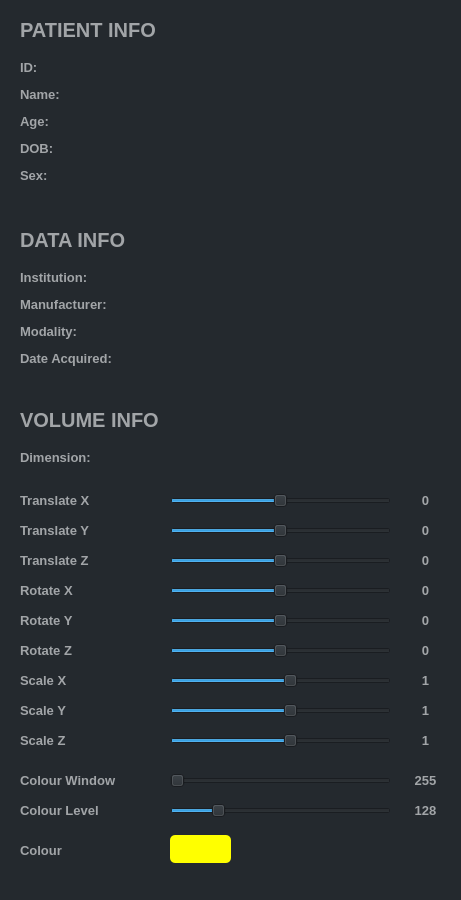
   <widget class="QFrame" name="details_frame">
    <property name="geometry">
     <rect>
      <x>10</x>
      <y>60</y>
      <width>461</width>
      <height>900</height>
     </rect>
    </property>
    <property name="styleSheet">
     <string notr="true">background-color: rgb(36, 41, 46);
border-radius:5px;
</string>
    </property>
    <property name="frameShape">
     <enum>QFrame::StyledPanel</enum>
    </property>
    <property name="frameShadow">
     <enum>QFrame::Raised</enum>
    </property>
    <widget class="QSlider" name="cw_slider">
     <property name="geometry">
      <rect>
       <x>170</x>
       <y>770</y>
       <width>221</width>
       <height>22</height>
      </rect>
     </property>
     <property name="minimum">
      <number>0</number>
     </property>
     <property name="maximum">
      <number>400</number>
     </property>
     <property name="singleStep">
      <number>1</number>
     </property>
     <property name="pageStep">
      <number>1</number>
     </property>
     <property name="orientation">
      <enum>Qt::Horizontal</enum>
     </property>
    </widget>
    <widget class="QLabel" name="cw_name">
     <property name="geometry">
      <rect>
       <x>20</x>
       <y>770</y>
       <width>151</width>
       <height>20</height>
      </rect>
     </property>
     <property name="font">
      <font>
       <family>MS UI Gothic</family>
       <pointsize>10</pointsize>
       <weight>75</weight>
       <bold>true</bold>
      </font>
     </property>
     <property name="styleSheet">
      <string notr="true">background-color: rgba(255, 255, 255, 0);
color: #a2a5a8;</string>
     </property>
     <property name="text">
      <string>Colour Window</string>
     </property>
    </widget>
    <widget class="QLabel" name="cw_display">
     <property name="geometry">
      <rect>
       <x>410</x>
       <y>770</y>
       <width>31</width>
       <height>20</height>
      </rect>
     </property>
     <property name="font">
      <font>
       <family>MS UI Gothic</family>
       <pointsize>10</pointsize>
       <weight>75</weight>
       <bold>true</bold>
      </font>
     </property>
     <property name="styleSheet">
      <string notr="true">background-color: rgba(255, 255, 255, 0);
color: #a2a5a8;</string>
     </property>
     <property name="text">
      <string>255</string>
     </property>
     <property name="alignment">
      <set>Qt::AlignCenter</set>
     </property>
    </widget>
    <widget class="QLabel" name="cl_name">
     <property name="geometry">
      <rect>
       <x>20</x>
       <y>800</y>
       <width>151</width>
       <height>20</height>
      </rect>
     </property>
     <property name="font">
      <font>
       <family>MS UI Gothic</family>
       <pointsize>10</pointsize>
       <weight>75</weight>
       <bold>true</bold>
      </font>
     </property>
     <property name="styleSheet">
      <string notr="true">background-color: rgba(255, 255, 255, 0);
color: #a2a5a8;</string>
     </property>
     <property name="text">
      <string>Colour Level</string>
     </property>
    </widget>
    <widget class="QSlider" name="cl_slider">
     <property name="geometry">
      <rect>
       <x>170</x>
       <y>800</y>
       <width>221</width>
       <height>22</height>
      </rect>
     </property>
     <property name="minimum">
      <number>-100</number>
     </property>
     <property name="maximum">
      <number>400</number>
     </property>
     <property name="singleStep">
      <number>1</number>
     </property>
     <property name="pageStep">
      <number>1</number>
     </property>
     <property name="orientation">
      <enum>Qt::Horizontal</enum>
     </property>
    </widget>
    <widget class="QLabel" name="cl_display">
     <property name="geometry">
      <rect>
       <x>410</x>
       <y>800</y>
       <width>31</width>
       <height>20</height>
      </rect>
     </property>
     <property name="font">
      <font>
       <family>MS UI Gothic</family>
       <pointsize>10</pointsize>
       <weight>75</weight>
       <bold>true</bold>
      </font>
     </property>
     <property name="styleSheet">
      <string notr="true">background-color: rgba(255, 255, 255, 0);
color: #a2a5a8;</string>
     </property>
     <property name="text">
      <string>128</string>
     </property>
     <property name="alignment">
      <set>Qt::AlignCenter</set>
     </property>
    </widget>
    <widget class="QLabel" name="patient_header">
     <property name="geometry">
      <rect>
       <x>20</x>
       <y>20</y>
       <width>181</width>
       <height>20</height>
      </rect>
     </property>
     <property name="font">
      <font>
       <family>MS UI Gothic</family>
       <pointsize>15</pointsize>
       <weight>75</weight>
       <bold>true</bold>
      </font>
     </property>
     <property name="styleSheet">
      <string notr="true">background-color: rgba(255, 255, 255, 0);
color: #a2a5a8;</string>
     </property>
     <property name="text">
      <string>PATIENT INFO</string>
     </property>
    </widget>
    <widget class="QLabel" name="patient_details_name">
     <property name="geometry">
      <rect>
       <x>20</x>
       <y>60</y>
       <width>81</width>
       <height>141</height>
      </rect>
     </property>
     <property name="font">
      <font>
       <family>MS UI Gothic</family>
       <pointsize>10</pointsize>
       <weight>75</weight>
       <bold>true</bold>
      </font>
     </property>
     <property name="styleSheet">
      <string notr="true">background-color: rgba(255, 255, 255, 0);
color: #a2a5a8;</string>
     </property>
     <property name="text">
      <string>&lt;html&gt;&lt;head/&gt;&lt;body&gt;&lt;p&gt;ID:&lt;/p&gt;&lt;p&gt;Name:&lt;/p&gt;&lt;p&gt;Age:&lt;/p&gt;&lt;p&gt;DOB:&lt;/p&gt;&lt;p&gt;Sex: &lt;/p&gt;&lt;/body&gt;&lt;/html&gt;</string>
     </property>
     <property name="alignment">
      <set>Qt::AlignLeading|Qt::AlignLeft|Qt::AlignTop</set>
     </property>
    </widget>
    <widget class="QLabel" name="patient_details">
     <property name="geometry">
      <rect>
       <x>170</x>
       <y>60</y>
       <width>280</width>
       <height>141</height>
      </rect>
     </property>
     <property name="font">
      <font>
       <family>MS UI Gothic</family>
       <pointsize>10</pointsize>
       <weight>75</weight>
       <bold>true</bold>
      </font>
     </property>
     <property name="styleSheet">
      <string notr="true">background-color: rgba(255, 255, 255, 0);
color: #a2a5a8;</string>
     </property>
     <property name="text">
      <string>&lt;html&gt;&lt;head/&gt;&lt;body&gt;&lt;p&gt;&lt;br/&gt;&lt;/p&gt;&lt;/body&gt;&lt;/html&gt;</string>
     </property>
     <property name="alignment">
      <set>Qt::AlignLeading|Qt::AlignLeft|Qt::AlignTop</set>
     </property>
    </widget>
    <widget class="QLabel" name="data_details">
     <property name="geometry">
      <rect>
       <x>170</x>
       <y>270</y>
       <width>280</width>
       <height>121</height>
      </rect>
     </property>
     <property name="font">
      <font>
       <family>MS UI Gothic</family>
       <pointsize>10</pointsize>
       <weight>75</weight>
       <bold>true</bold>
      </font>
     </property>
     <property name="styleSheet">
      <string notr="true">background-color: rgba(255, 255, 255, 0);
color: #a2a5a8;</string>
     </property>
     <property name="text">
      <string>&lt;html&gt;&lt;head/&gt;&lt;body&gt;&lt;p&gt;&lt;br/&gt;&lt;/p&gt;&lt;/body&gt;&lt;/html&gt;</string>
     </property>
     <property name="alignment">
      <set>Qt::AlignLeading|Qt::AlignLeft|Qt::AlignTop</set>
     </property>
    </widget>
    <widget class="QLabel" name="data_details_name">
     <property name="geometry">
      <rect>
       <x>20</x>
       <y>270</y>
       <width>131</width>
       <height>121</height>
      </rect>
     </property>
     <property name="font">
      <font>
       <family>MS UI Gothic</family>
       <pointsize>10</pointsize>
       <weight>75</weight>
       <bold>true</bold>
      </font>
     </property>
     <property name="styleSheet">
      <string notr="true">background-color: rgba(255, 255, 255, 0);
color: #a2a5a8;</string>
     </property>
     <property name="text">
      <string>&lt;html&gt;&lt;head/&gt;&lt;body&gt;&lt;p&gt;Institution: &lt;/p&gt;&lt;p&gt;Manufacturer:&lt;/p&gt;&lt;p&gt;Modality: &lt;/p&gt;&lt;p&gt;Date Acquired: &lt;/p&gt;&lt;/body&gt;&lt;/html&gt;</string>
     </property>
     <property name="alignment">
      <set>Qt::AlignLeading|Qt::AlignLeft|Qt::AlignTop</set>
     </property>
    </widget>
    <widget class="QLabel" name="data_header">
     <property name="geometry">
      <rect>
       <x>20</x>
       <y>230</y>
       <width>181</width>
       <height>20</height>
      </rect>
     </property>
     <property name="font">
      <font>
       <family>MS UI Gothic</family>
       <pointsize>15</pointsize>
       <weight>75</weight>
       <bold>true</bold>
      </font>
     </property>
     <property name="styleSheet">
      <string notr="true">background-color: rgba(255, 255, 255, 0);
color: #a2a5a8;</string>
     </property>
     <property name="text">
      <string>DATA INFO</string>
     </property>
    </widget>
    <widget class="QLabel" name="volume_details">
     <property name="geometry">
      <rect>
       <x>170</x>
       <y>450</y>
       <width>280</width>
       <height>31</height>
      </rect>
     </property>
     <property name="font">
      <font>
       <family>MS UI Gothic</family>
       <pointsize>10</pointsize>
       <weight>75</weight>
       <bold>true</bold>
      </font>
     </property>
     <property name="styleSheet">
      <string notr="true">background-color: rgba(255, 255, 255, 0);
color: #a2a5a8;</string>
     </property>
     <property name="text">
      <string>&lt;html&gt;&lt;head/&gt;&lt;body&gt;&lt;p&gt;&lt;br/&gt;&lt;/p&gt;&lt;/body&gt;&lt;/html&gt;</string>
     </property>
     <property name="alignment">
      <set>Qt::AlignLeading|Qt::AlignLeft|Qt::AlignTop</set>
     </property>
    </widget>
    <widget class="QLabel" name="volume_details_name">
     <property name="geometry">
      <rect>
       <x>20</x>
       <y>450</y>
       <width>131</width>
       <height>31</height>
      </rect>
     </property>
     <property name="font">
      <font>
       <family>MS UI Gothic</family>
       <pointsize>10</pointsize>
       <weight>75</weight>
       <bold>true</bold>
      </font>
     </property>
     <property name="styleSheet">
      <string notr="true">background-color: rgba(255, 255, 255, 0);
color: #a2a5a8;</string>
     </property>
     <property name="text">
      <string>&lt;html&gt;&lt;head/&gt;&lt;body&gt;&lt;p&gt;Dimension: &lt;/p&gt;&lt;/body&gt;&lt;/html&gt;</string>
     </property>
     <property name="alignment">
      <set>Qt::AlignLeading|Qt::AlignLeft|Qt::AlignTop</set>
     </property>
    </widget>
    <widget class="QLabel" name="volume_header">
     <property name="geometry">
      <rect>
       <x>20</x>
       <y>410</y>
       <width>181</width>
       <height>20</height>
      </rect>
     </property>
     <property name="font">
      <font>
       <family>MS UI Gothic</family>
       <pointsize>15</pointsize>
       <weight>75</weight>
       <bold>true</bold>
      </font>
     </property>
     <property name="styleSheet">
      <string notr="true">background-color: rgba(255, 255, 255, 0);
color: #a2a5a8;</string>
     </property>
     <property name="text">
      <string>VOLUME INFO</string>
     </property>
    </widget>
    <widget class="QLabel" name="tx_name">
     <property name="geometry">
      <rect>
       <x>20</x>
       <y>490</y>
       <width>151</width>
       <height>20</height>
      </rect>
     </property>
     <property name="font">
      <font>
       <family>MS UI Gothic</family>
       <pointsize>10</pointsize>
       <weight>75</weight>
       <bold>true</bold>
      </font>
     </property>
     <property name="styleSheet">
      <string notr="true">background-color: rgba(255, 255, 255, 0);
color: #a2a5a8;</string>
     </property>
     <property name="text">
      <string>Translate X</string>
     </property>
    </widget>
    <widget class="QLabel" name="ty_name">
     <property name="geometry">
      <rect>
       <x>20</x>
       <y>520</y>
       <width>151</width>
       <height>20</height>
      </rect>
     </property>
     <property name="font">
      <font>
       <family>MS UI Gothic</family>
       <pointsize>10</pointsize>
       <weight>75</weight>
       <bold>true</bold>
      </font>
     </property>
     <property name="styleSheet">
      <string notr="true">background-color: rgba(255, 255, 255, 0);
color: #a2a5a8;</string>
     </property>
     <property name="text">
      <string>Translate Y</string>
     </property>
    </widget>
    <widget class="QLabel" name="tz_name">
     <property name="geometry">
      <rect>
       <x>20</x>
       <y>550</y>
       <width>151</width>
       <height>20</height>
      </rect>
     </property>
     <property name="font">
      <font>
       <family>MS UI Gothic</family>
       <pointsize>10</pointsize>
       <weight>75</weight>
       <bold>true</bold>
      </font>
     </property>
     <property name="styleSheet">
      <string notr="true">background-color: rgba(255, 255, 255, 0);
color: #a2a5a8;</string>
     </property>
     <property name="text">
      <string>Translate Z</string>
     </property>
    </widget>
    <widget class="QLabel" name="ry_name">
     <property name="geometry">
      <rect>
       <x>20</x>
       <y>610</y>
       <width>151</width>
       <height>20</height>
      </rect>
     </property>
     <property name="font">
      <font>
       <family>MS UI Gothic</family>
       <pointsize>10</pointsize>
       <weight>75</weight>
       <bold>true</bold>
      </font>
     </property>
     <property name="styleSheet">
      <string notr="true">background-color: rgba(255, 255, 255, 0);
color: #a2a5a8;</string>
     </property>
     <property name="text">
      <string>Rotate Y</string>
     </property>
    </widget>
    <widget class="QLabel" name="rx_name">
     <property name="geometry">
      <rect>
       <x>20</x>
       <y>580</y>
       <width>151</width>
       <height>20</height>
      </rect>
     </property>
     <property name="font">
      <font>
       <family>MS UI Gothic</family>
       <pointsize>10</pointsize>
       <weight>75</weight>
       <bold>true</bold>
      </font>
     </property>
     <property name="styleSheet">
      <string notr="true">background-color: rgba(255, 255, 255, 0);
color: #a2a5a8;</string>
     </property>
     <property name="text">
      <string>Rotate X</string>
     </property>
    </widget>
    <widget class="QLabel" name="rz_name">
     <property name="geometry">
      <rect>
       <x>20</x>
       <y>640</y>
       <width>151</width>
       <height>20</height>
      </rect>
     </property>
     <property name="font">
      <font>
       <family>MS UI Gothic</family>
       <pointsize>10</pointsize>
       <weight>75</weight>
       <bold>true</bold>
      </font>
     </property>
     <property name="styleSheet">
      <string notr="true">background-color: rgba(255, 255, 255, 0);
color: #a2a5a8;</string>
     </property>
     <property name="text">
      <string>Rotate Z</string>
     </property>
    </widget>
    <widget class="QLabel" name="sx_name">
     <property name="geometry">
      <rect>
       <x>20</x>
       <y>670</y>
       <width>151</width>
       <height>20</height>
      </rect>
     </property>
     <property name="font">
      <font>
       <family>MS UI Gothic</family>
       <pointsize>10</pointsize>
       <weight>75</weight>
       <bold>true</bold>
      </font>
     </property>
     <property name="styleSheet">
      <string notr="true">background-color: rgba(255, 255, 255, 0);
color: #a2a5a8;</string>
     </property>
     <property name="text">
      <string>Scale X</string>
     </property>
    </widget>
    <widget class="QLabel" name="sz_name">
     <property name="geometry">
      <rect>
       <x>20</x>
       <y>730</y>
       <width>151</width>
       <height>20</height>
      </rect>
     </property>
     <property name="font">
      <font>
       <family>MS UI Gothic</family>
       <pointsize>10</pointsize>
       <weight>75</weight>
       <bold>true</bold>
      </font>
     </property>
     <property name="styleSheet">
      <string notr="true">background-color: rgba(255, 255, 255, 0);
color: #a2a5a8;</string>
     </property>
     <property name="text">
      <string>Scale Z</string>
     </property>
    </widget>
    <widget class="QLabel" name="sy_name">
     <property name="geometry">
      <rect>
       <x>20</x>
       <y>700</y>
       <width>151</width>
       <height>20</height>
      </rect>
     </property>
     <property name="font">
      <font>
       <family>MS UI Gothic</family>
       <pointsize>10</pointsize>
       <weight>75</weight>
       <bold>true</bold>
      </font>
     </property>
     <property name="styleSheet">
      <string notr="true">background-color: rgba(255, 255, 255, 0);
color: #a2a5a8;</string>
     </property>
     <property name="text">
      <string>Scale Y</string>
     </property>
    </widget>
    <widget class="QSlider" name="tx_slider">
     <property name="geometry">
      <rect>
       <x>170</x>
       <y>490</y>
       <width>221</width>
       <height>22</height>
      </rect>
     </property>
     <property name="minimum">
      <number>-50</number>
     </property>
     <property name="maximum">
      <number>50</number>
     </property>
     <property name="singleStep">
      <number>1</number>
     </property>
     <property name="pageStep">
      <number>1</number>
     </property>
     <property name="orientation">
      <enum>Qt::Horizontal</enum>
     </property>
    </widget>
    <widget class="QSlider" name="ty_slider">
     <property name="geometry">
      <rect>
       <x>170</x>
       <y>520</y>
       <width>221</width>
       <height>22</height>
      </rect>
     </property>
     <property name="minimum">
      <number>-50</number>
     </property>
     <property name="maximum">
      <number>50</number>
     </property>
     <property name="singleStep">
      <number>1</number>
     </property>
     <property name="pageStep">
      <number>1</number>
     </property>
     <property name="orientation">
      <enum>Qt::Horizontal</enum>
     </property>
    </widget>
    <widget class="QSlider" name="tz_slider">
     <property name="geometry">
      <rect>
       <x>170</x>
       <y>550</y>
       <width>221</width>
       <height>22</height>
      </rect>
     </property>
     <property name="minimum">
      <number>-50</number>
     </property>
     <property name="maximum">
      <number>50</number>
     </property>
     <property name="singleStep">
      <number>1</number>
     </property>
     <property name="pageStep">
      <number>1</number>
     </property>
     <property name="orientation">
      <enum>Qt::Horizontal</enum>
     </property>
    </widget>
    <widget class="QLabel" name="tx_display">
     <property name="geometry">
      <rect>
       <x>410</x>
       <y>490</y>
       <width>31</width>
       <height>20</height>
      </rect>
     </property>
     <property name="font">
      <font>
       <family>MS UI Gothic</family>
       <pointsize>10</pointsize>
       <weight>75</weight>
       <bold>true</bold>
      </font>
     </property>
     <property name="styleSheet">
      <string notr="true">background-color: rgba(255, 255, 255, 0);
color: #a2a5a8;</string>
     </property>
     <property name="text">
      <string>0</string>
     </property>
     <property name="alignment">
      <set>Qt::AlignCenter</set>
     </property>
    </widget>
    <widget class="QLabel" name="ty_display">
     <property name="geometry">
      <rect>
       <x>410</x>
       <y>520</y>
       <width>31</width>
       <height>20</height>
      </rect>
     </property>
     <property name="font">
      <font>
       <family>MS UI Gothic</family>
       <pointsize>10</pointsize>
       <weight>75</weight>
       <bold>true</bold>
      </font>
     </property>
     <property name="styleSheet">
      <string notr="true">background-color: rgba(255, 255, 255, 0);
color: #a2a5a8;</string>
     </property>
     <property name="text">
      <string>0</string>
     </property>
     <property name="alignment">
      <set>Qt::AlignCenter</set>
     </property>
    </widget>
    <widget class="QLabel" name="tz_display">
     <property name="geometry">
      <rect>
       <x>410</x>
       <y>550</y>
       <width>31</width>
       <height>20</height>
      </rect>
     </property>
     <property name="font">
      <font>
       <family>MS UI Gothic</family>
       <pointsize>10</pointsize>
       <weight>75</weight>
       <bold>true</bold>
      </font>
     </property>
     <property name="styleSheet">
      <string notr="true">background-color: rgba(255, 255, 255, 0);
color: #a2a5a8;</string>
     </property>
     <property name="text">
      <string>0</string>
     </property>
     <property name="alignment">
      <set>Qt::AlignCenter</set>
     </property>
    </widget>
    <widget class="QLabel" name="ry_display">
     <property name="geometry">
      <rect>
       <x>410</x>
       <y>610</y>
       <width>31</width>
       <height>20</height>
      </rect>
     </property>
     <property name="font">
      <font>
       <family>MS UI Gothic</family>
       <pointsize>10</pointsize>
       <weight>75</weight>
       <bold>true</bold>
      </font>
     </property>
     <property name="styleSheet">
      <string notr="true">background-color: rgba(255, 255, 255, 0);
color: #a2a5a8;</string>
     </property>
     <property name="text">
      <string>0</string>
     </property>
     <property name="alignment">
      <set>Qt::AlignCenter</set>
     </property>
    </widget>
    <widget class="QSlider" name="rz_slider">
     <property name="geometry">
      <rect>
       <x>170</x>
       <y>640</y>
       <width>221</width>
       <height>22</height>
      </rect>
     </property>
     <property name="minimum">
      <number>-360</number>
     </property>
     <property name="maximum">
      <number>360</number>
     </property>
     <property name="singleStep">
      <number>1</number>
     </property>
     <property name="pageStep">
      <number>1</number>
     </property>
     <property name="orientation">
      <enum>Qt::Horizontal</enum>
     </property>
    </widget>
    <widget class="QLabel" name="rz_display">
     <property name="geometry">
      <rect>
       <x>410</x>
       <y>640</y>
       <width>31</width>
       <height>20</height>
      </rect>
     </property>
     <property name="font">
      <font>
       <family>MS UI Gothic</family>
       <pointsize>10</pointsize>
       <weight>75</weight>
       <bold>true</bold>
      </font>
     </property>
     <property name="styleSheet">
      <string notr="true">background-color: rgba(255, 255, 255, 0);
color: #a2a5a8;</string>
     </property>
     <property name="text">
      <string>0</string>
     </property>
     <property name="alignment">
      <set>Qt::AlignCenter</set>
     </property>
    </widget>
    <widget class="QSlider" name="rx_slider">
     <property name="geometry">
      <rect>
       <x>170</x>
       <y>580</y>
       <width>221</width>
       <height>22</height>
      </rect>
     </property>
     <property name="minimum">
      <number>-360</number>
     </property>
     <property name="maximum">
      <number>360</number>
     </property>
     <property name="singleStep">
      <number>1</number>
     </property>
     <property name="pageStep">
      <number>1</number>
     </property>
     <property name="orientation">
      <enum>Qt::Horizontal</enum>
     </property>
    </widget>
    <widget class="QSlider" name="ry_slider">
     <property name="geometry">
      <rect>
       <x>170</x>
       <y>610</y>
       <width>221</width>
       <height>22</height>
      </rect>
     </property>
     <property name="minimum">
      <number>-360</number>
     </property>
     <property name="maximum">
      <number>360</number>
     </property>
     <property name="singleStep">
      <number>1</number>
     </property>
     <property name="pageStep">
      <number>1</number>
     </property>
     <property name="orientation">
      <enum>Qt::Horizontal</enum>
     </property>
    </widget>
    <widget class="QLabel" name="rx_display">
     <property name="geometry">
      <rect>
       <x>410</x>
       <y>580</y>
       <width>31</width>
       <height>20</height>
      </rect>
     </property>
     <property name="font">
      <font>
       <family>MS UI Gothic</family>
       <pointsize>10</pointsize>
       <weight>75</weight>
       <bold>true</bold>
      </font>
     </property>
     <property name="styleSheet">
      <string notr="true">background-color: rgba(255, 255, 255, 0);
color: #a2a5a8;</string>
     </property>
     <property name="text">
      <string>0</string>
     </property>
     <property name="alignment">
      <set>Qt::AlignCenter</set>
     </property>
    </widget>
    <widget class="QLabel" name="sy_display">
     <property name="geometry">
      <rect>
       <x>410</x>
       <y>700</y>
       <width>31</width>
       <height>20</height>
      </rect>
     </property>
     <property name="font">
      <font>
       <family>MS UI Gothic</family>
       <pointsize>10</pointsize>
       <weight>75</weight>
       <bold>true</bold>
      </font>
     </property>
     <property name="styleSheet">
      <string notr="true">background-color: rgba(255, 255, 255, 0);
color: #a2a5a8;</string>
     </property>
     <property name="text">
      <string>1</string>
     </property>
     <property name="alignment">
      <set>Qt::AlignCenter</set>
     </property>
    </widget>
    <widget class="QSlider" name="sz_slider">
     <property name="geometry">
      <rect>
       <x>170</x>
       <y>730</y>
       <width>221</width>
       <height>22</height>
      </rect>
     </property>
     <property name="minimum">
      <number>-10</number>
     </property>
     <property name="maximum">
      <number>10</number>
     </property>
     <property name="singleStep">
      <number>1</number>
     </property>
     <property name="pageStep">
      <number>1</number>
     </property>
     <property name="value">
      <number>1</number>
     </property>
     <property name="orientation">
      <enum>Qt::Horizontal</enum>
     </property>
    </widget>
    <widget class="QLabel" name="sz_display">
     <property name="geometry">
      <rect>
       <x>410</x>
       <y>730</y>
       <width>31</width>
       <height>20</height>
      </rect>
     </property>
     <property name="font">
      <font>
       <family>MS UI Gothic</family>
       <pointsize>10</pointsize>
       <weight>75</weight>
       <bold>true</bold>
      </font>
     </property>
     <property name="styleSheet">
      <string notr="true">background-color: rgba(255, 255, 255, 0);
color: #a2a5a8;</string>
     </property>
     <property name="text">
      <string>1</string>
     </property>
     <property name="alignment">
      <set>Qt::AlignCenter</set>
     </property>
    </widget>
    <widget class="QSlider" name="sx_slider">
     <property name="geometry">
      <rect>
       <x>170</x>
       <y>670</y>
       <width>221</width>
       <height>22</height>
      </rect>
     </property>
     <property name="minimum">
      <number>-10</number>
     </property>
     <property name="maximum">
      <number>10</number>
     </property>
     <property name="singleStep">
      <number>1</number>
     </property>
     <property name="pageStep">
      <number>1</number>
     </property>
     <property name="value">
      <number>1</number>
     </property>
     <property name="orientation">
      <enum>Qt::Horizontal</enum>
     </property>
    </widget>
    <widget class="QSlider" name="sy_slider">
     <property name="geometry">
      <rect>
       <x>170</x>
       <y>700</y>
       <width>221</width>
       <height>22</height>
      </rect>
     </property>
     <property name="minimum">
      <number>-10</number>
     </property>
     <property name="maximum">
      <number>10</number>
     </property>
     <property name="singleStep">
      <number>1</number>
     </property>
     <property name="pageStep">
      <number>1</number>
     </property>
     <property name="value">
      <number>1</number>
     </property>
     <property name="orientation">
      <enum>Qt::Horizontal</enum>
     </property>
    </widget>
    <widget class="QLabel" name="sx_display">
     <property name="geometry">
      <rect>
       <x>410</x>
       <y>670</y>
       <width>31</width>
       <height>20</height>
      </rect>
     </property>
     <property name="font">
      <font>
       <family>MS UI Gothic</family>
       <pointsize>10</pointsize>
       <weight>75</weight>
       <bold>true</bold>
      </font>
     </property>
     <property name="styleSheet">
      <string notr="true">background-color: rgba(255, 255, 255, 0);
color: #a2a5a8;</string>
     </property>
     <property name="text">
      <string>1</string>
     </property>
     <property name="alignment">
      <set>Qt::AlignCenter</set>
     </property>
    </widget>
    <widget class="QLabel" name="colour_name">
     <property name="geometry">
      <rect>
       <x>20</x>
       <y>840</y>
       <width>71</width>
       <height>20</height>
      </rect>
     </property>
     <property name="font">
      <font>
       <family>MS UI Gothic</family>
       <pointsize>10</pointsize>
       <weight>75</weight>
       <bold>true</bold>
      </font>
     </property>
     <property name="styleSheet">
      <string notr="true">background-color: rgba(255, 255, 255, 0);
color: #a2a5a8;</string>
     </property>
     <property name="text">
      <string>Colour</string>
     </property>
    </widget>
    <widget class="QPushButton" name="colour_button">
     <property name="geometry">
      <rect>
       <x>170</x>
       <y>835</y>
       <width>61</width>
       <height>28</height>
      </rect>
     </property>
     <property name="styleSheet">
      <string notr="true">
background-color: rgb(255, 255, 0);
border-radius: 5px;
padding: 0.625rem 2.875rem;
border-style: solid; 
border-width: 0.125rem; 
border-color: #d9d9d9;</string>
     </property>
     <property name="text">
      <string/>
     </property>
    </widget>
   </widget>
